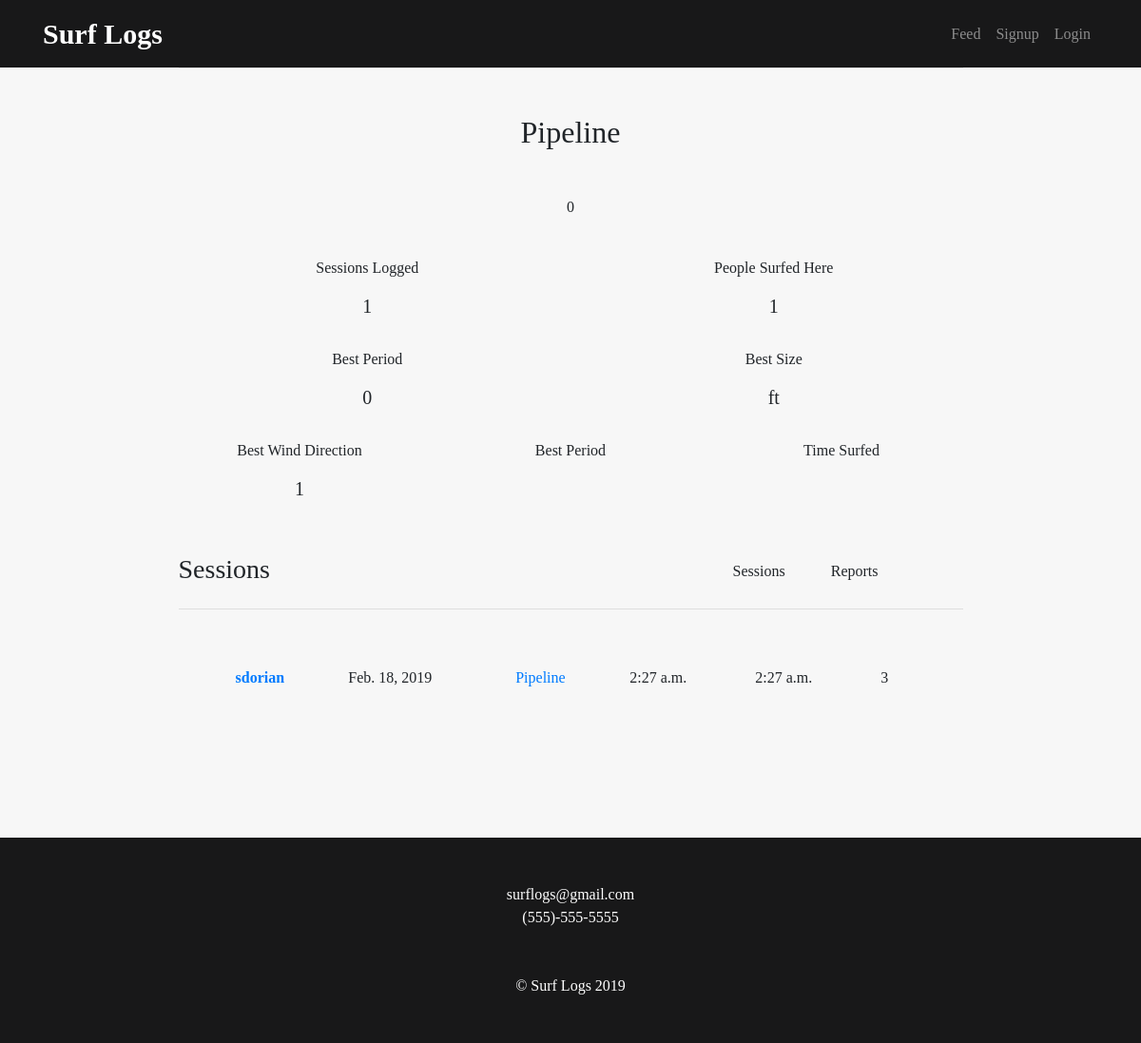
The app's page /Pipeline/spot, older data.
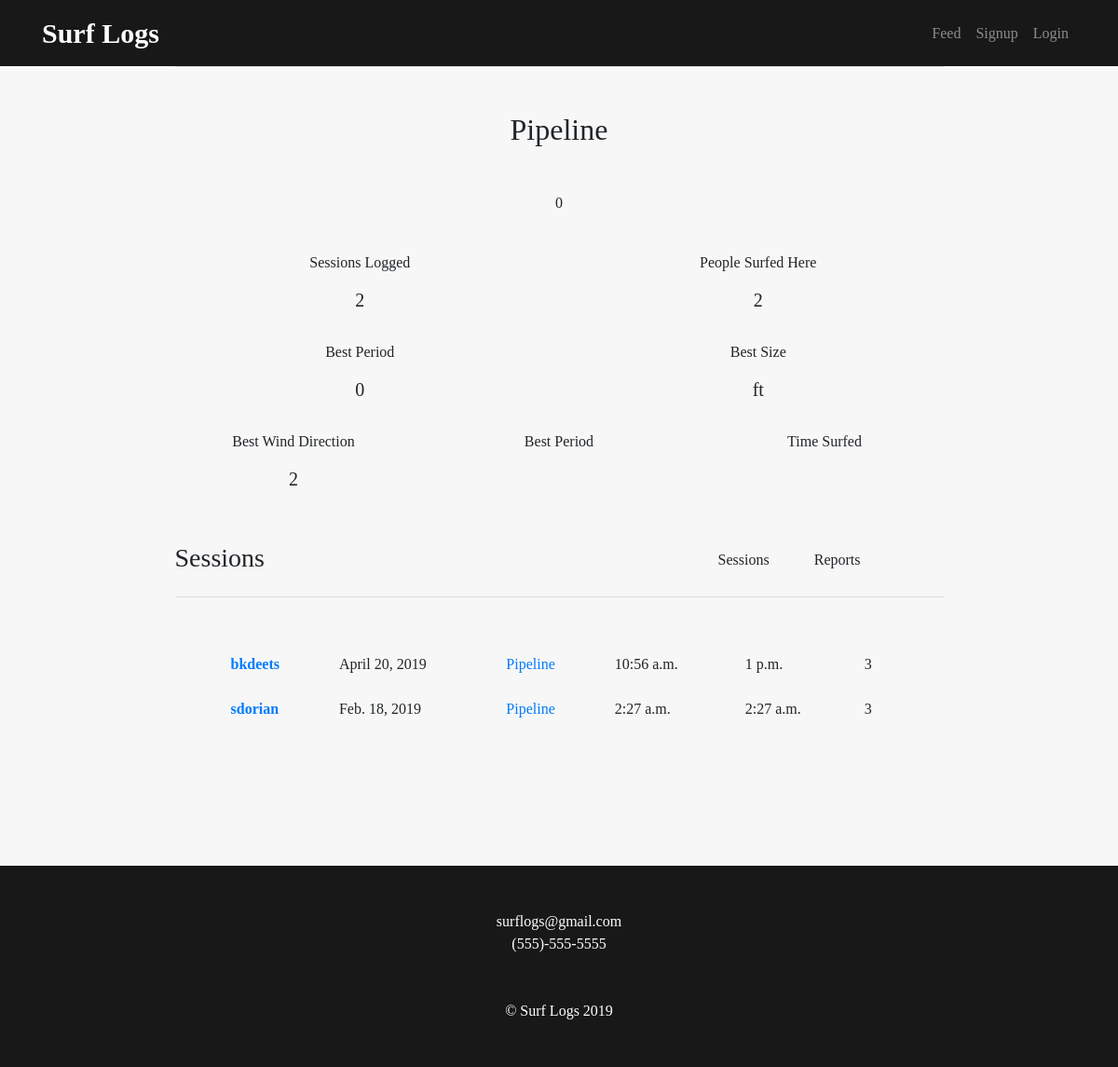
The same page, newer data.
### logs/models.py (models this page shows, shortened)
class Spot(models.Model):
    name =                  models.CharField(max_length=200, primary_key=True)
    ideal_tide =            models.CharField(max_length=200)
    ideal_wind_dir =        models.CharField(max_length=200)
    ideal_swell_dir	=       models.CharField(max_length=200)
    ideal_swell_height =    models.IntegerField(default=0)
    ideal_swell_period =    models.IntegerField(default=0)
    type =                  models.CharField(max_length=200)
    location =              models.CharField(max_length=200)
    description =           models.TextField(max_length=1000)
    def __str__(self):
        return self.name

class Session(models.Model):
    session_id =     models.AutoField(primary_key=True)
    date =           models.DateTimeField('session date')
    start_time =     models.TimeField('start time')
    end_time = 	     models.TimeField('end time')
    wave_data =      models.ForeignKey(Wave_Data, on_delete=models.CASCADE)
    spot =           models.ForeignKey(Spot, on_delete=models.CASCADE, default=0)
    user =           models.ForeignKey(User, on_delete=models.CASCADE)
    notes =          models.TextField(max_length=500, blank=True)
    waves_caught = 	 models.IntegerField(default=0)
    rating =         models.IntegerField(default=0)

### logs/views.py (the view)
# urls.py: path('<str:spot_name>/spot', views.spot_view, name='spot_view'),
def spot_view(request, spot_name="default"):
    if request.user and request.user.username != '':
        user = request.user
    else:
        user = None
    spot = Spot.objects.filter(name=spot_name)[0]
    sessions = Session.objects.filter(spot=spot)[::-1]
    print(spot_name)
    print(spot)
    context = {
        'spot' : spot,
        'sessions' : sessions,
        'numSessions' : len(sessions),
        'numSurfers' : len(sessions), #Opportunity to have an SQL
        'user' : user
    }
    return render(request, 'logs/spot_view.html', context)

### logs/templates/logs/spot_view.html (shortened to what this page needs)
{% extends 'base.html' %}
{% load static %}
{% block content %}
<div class="row">
    <div class="col-md-12 text-center">
        <h2> {{ spot.name }} </h2>
        <br>
        <p> {{ spot.type }} <p>
        <p> {{ spot.description }} </p>
    </div>
</div>
<br>
<div>
    <div class="row mb-4">
        <div class="col-md-6 text-center">
            <p> Sessions Logged</p>
            <h5>{{ numSessions }}</h5>
        </div>
        <div class="col-md-6 text-center">
            <p> People Surfed Here</p>
            <h5>{{ numSurfers }}</h5>
        </div>
    </div>
    <div class="row mb-4">
        <div class="col-md-6 text-center">
            <p> Best Period </p>
            <h5> {{ spot.ideal_swell_period }} </h5>
        </div>
        <div class="col-md-6 text-center">
            <p> Best Size </p>
            <h5> {{ ideal_swell_height }} ft</h5>
        </div>
    </div>
    <div class="row mb-4">
        <div class="col-md-4 text-center">
            <p> Best Wind Direction </p>
            <h5>{{numSessions}}</h5>
        </div>
        <div class="col-md-4 text-center">
            <p> Best Period </p>
        </div>
        <div class="col-md-4 text-center">
            <p> Time Surfed </p>
        </div>
    </div>
</div>
<br>
<div class="row">
    <div class="col-md-8">
        <h3 id="lower_header"> Sessions <h3>
    </div>
    <div class="col-lg-1 mr-3">
        <button class="btn" id="session_filter" onclick="filter_click('session')">Sessions</button>
    </div>
    <div class="col-lg-1 ml-3">
        <button class="btn" id="report_filter" onclick="filter_click('report')">Reports</button>
    </div>
</div>
<hr>
<div id="session_table" class="m-5">
    {% include "logs/session_list.html" %}
</div>
{% endblock %}

### logs/templates/base.html (shortened to what this page needs)
<!doctype html>
{% load static %}
<html lang="en">
<head>
    <link rel="stylesheet" href="https://stackpath.bootstrapcdn.com/bootstrap/4.2.1/css/bootstrap.min.css">
    <link href="https://stackpath.bootstrapcdn.com/font-awesome/4.7.0/css/font-awesome.min.css" rel="stylesheet">
    <link rel="stylesheet" href="https://cdnjs.cloudflare.com/ajax/libs/tempusdominus-bootstrap-4/5.1.2/css/tempusdominus-bootstrap-4.min.css" />
    <link rel="stylesheet" href="{% static 'logs/surfLogs.css' %}" type="text/css">
    <link rel="stylesheet" href="{% static 'logs/signup.css' %}" type="text/css">
    <link rel="stylesheet" href="{% static 'logs/surfLogs.js' %}" type="text/css">
    <link rel="stylesheet" href="https://use.typekit.net/ltz7ptk.css">
</head>
<body style="background-color: #f7f7f7; font-family:proxima-nova;">
{% include "logs/navigation.html" %}
    <div class="container pb-5">
        <div class="row justify-content-center">
            <div class="col-9">
                <hr class="mt-0 mb-5">
                {% block content %}
                {% endblock %}
            </div>
        </div>
    </div>
{% include 'logs/footer.html' %}
</body>
</html>

### logs/templates/logs/navigation.html (shortened to what this page needs)
<nav id="navbar" class="navbar navbar-expand-lg navbar-dark nav-color sticky-top ft2" style="transition: top 0.3s;">
    <div class="container">
        {% if user.is_authenticated %}
        <a class="navbar-brand" href="{% url 'logs:feed' %}">Surf Logs</a>
        {% else %}
        <a class="navbar-brand" href="{% url 'logs:index' %}">Surf Logs</a>
        {% endif %}
        <div class="collapse navbar-collapse" id="navbarResponsive">
            <ul class="navbar-nav ml-auto">
                <li class="nav-item">
                    <a href="{% url 'logs:feed' %}" class="nav-link">Feed</a>
                </li>
                {% if user.is_authenticated %}
                <li class="nav-item dropdown">
                    <a class="nav-link dropdown-toggle" href="#" id="navbarDropdownMenuLink" data-toggle="dropdown" aria-haspopup="true" aria-expanded="false">
                        Profile
                    </a>
                    <div class="dropdown-menu" aria-labelledby="navbarDropdownMenuLink">
                        <a class="dropdown-item" href="{% url 'logs:profile' %}">View Profile</a>
                        <a class="dropdown-item" href="{% url 'logs:profile_edit' %}">Edit Profile</a>
                        <a class="dropdown-item" href="{% url 'logs:logout' %}">Logout</a>
                        <a class="dropdown-item" href="{% url 'logs:post_session' %}">Post Session</a>
                        <a class="dropdown-item" href="{% url 'logs:post_report' %}">Post Report</a>
                    </div>
                </li>
                {% else %}
                <li class="nav-item">
                    <a href="{% url 'logs:signup' %}" class="nav-link">Signup</a>
                </li>
                <li class="nav-item">
                    <a href="{% url 'logs:login' %}" class="nav-link">Login</a>
                </li>
                {% endif %}
            </ul>
        </div>
    </div>
</nav>

### logs/templates/logs/session_list.html (shortened to what this page needs)
{% load static %}
{% block content %}
<table class="table table-borderless table-hover">
  <tbody>
    {% for session in sessions %}
    <tr class='clickable-row' data-href="{% url 'logs:detail' session.session_id %}">
      <th scope="row"><a href="{% url 'logs:user_summary' session.user.username %}">{{ session.user.username }}</a></th>
      <td>{{ session.date.date }}</td>
      <td><a href="{% url 'logs:spot_view' session.spot.name %}">{{ session.spot.name }}</a></td>
      <td>{{ session.start_time }}</td>
      <td>{{ session.end_time }}</td>
      <td>{{ session.rating }}</td>
    </tr>
    {% endfor %}
  </tbody>
</table>
{% endblock %}

### logs/templates/logs/report_list.html (shortened to what this page needs)
{% load static %}

### logs/templates/logs/footer.html (shortened to what this page needs)
<footer class="nav-color text-center colCenter img-responsive pt-5 mt-5">
    <div class="container">
        <div class="mid-div">
            <a href="mailto:brittonkdeets@gmail.com?Subject=Website" target="_top" class="text-white">surflogs@gmail.com</a>
        </div>
        <div class="mid-div">
            <a href="tel:1-910-632-4594" class="text-white">(555)-555-5555</a>
        </div>
    </div>
    <div class="container mt-5 pb-5" style="text-align: center;">
        <span class="text-white">&copy Surf Logs 2019</span>
    </div>
</footer>

### logs/static/logs/surfLogs.css (style rules this page uses)
.navbar-brand { font-weight: bold; font-size: 30px; }
.text-center { text-align: center; }
.nav-color { background-color: #181819; }

Row changes from the older to the newer data that the page shows:
added Session: user.username "bkdeets", date "April 20, 2019", spot.name "Pipeline", start_time "10:56 a.m.", end_time "1 p.m.", rating "3"
Text that changed along with them:
{{ numSessions }}: "1" → "2"
{{ numSurfers }}: "1" → "2"
